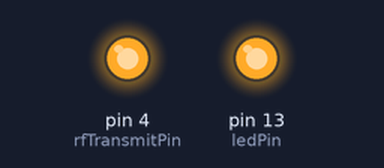
The sketch below on a simulated Arduino Uno, built with avr-gcc and run on an emulated ATmega328P. On the bench: output pins drawn as LEDs (lit = HIGH).

Above: at 1.0 s.
At 55.3 s:
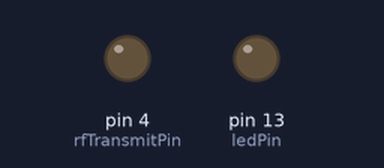
Timing chart, 0 to 59.8 s (numbered marks = the images above):
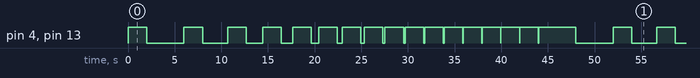

Measured:
- by itself, pin 4 (rfTransmitPin), pin 13 (ledPin): moves between LOW and HIGH, repeating every 46.0 s
- by itself, everything shown: repeats every 46.0 s, in 34 steps

The sketch:

demo-433-transmit.ino
```cpp
/*  ________________________________________
 *  | Arduino Uno  |      433 Trasmitter    |
 *  |--------------|------------------------|
 *  |   5v         |         VCC            |
 *  |   Data       |         D4             |
 *  |   GND        |         GND            |
 *  |--------------|------------------------|
*/


#define rfTransmitPin 4  //RF Transmitter pin = digital pin 4
#define ledPin 13        //Onboard LED = digital pin 13

void setup(){
  pinMode(rfTransmitPin, OUTPUT);
  pinMode(ledPin, OUTPUT);
}

void loop(){
  for(int i=4000; i>5; i=i-(i/3)){
    digitalWrite(rfTransmitPin, HIGH);
    digitalWrite(ledPin, HIGH);
    delay(2000);

    digitalWrite(rfTransmitPin,LOW);
    digitalWrite(ledPin, LOW);
    delay(i);
  }
}
```
